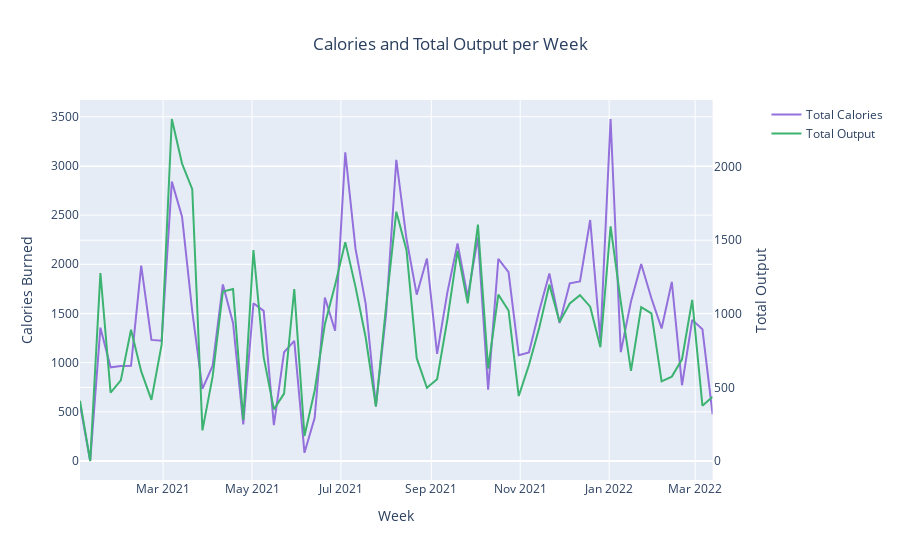

Notebook cell for this chart:
### Markdown cell above
## Step 3: Create our plot

Now that we have our data grouped as we'd like to see it, lets plot it using plotly. Since Dash is built on top of plotly, we will be able to use this figure in our web app later.

### Code cell
def create_timeseries_figure(df: pd.DataFrame, frequency = "W") -> go.Figure:
    """
    Creates a timeseries figure with two subplots. The first subplot graphs 
    the Total Output for the week. The second subplot graphs the Calories Burned 
    for the week.

    Parameters
    ----------
        df : pd.DataFrame The dataframe to be plotted.
        frequency : str The frequency of the group. Default is weekly.
    
    Returns
    -------
        go.Figure: The figure to be plotted.
    """
    switcher = {
        'D': 'Day',
        'W': 'Week',
        'M': 'Month'
    }
    freq = switcher.get(frequency, 'Week')
    line = make_subplots(specs=[[{"secondary_y": True}]])
    line.add_trace(go.Scatter(x=df['Workout Timestamp'], y=df['Calories Burned'],
                                marker=dict(size=10, color='MediumPurple'),
                                name='Total Calories'
                            ),
                            secondary_y=False
    )
    line.add_trace(go.Scatter(x=df['Workout Timestamp'], y=df['Total Output'],
                                marker=dict(size=10, color='MediumSeaGreen'),
                                name='Total Output'
                            ),
                    secondary_y=True
    )

    line.update_layout(
        title=f"Calories and Total Output per {freq}",
        title_x=0.5,
        yaxis_title="Calories Burned",
    )

    line.update_yaxes(title_text="Total Output", secondary_y=True)
    line.update_yaxes(title_text="Calories Burned", secondary_y=False)
    line.update_xaxes(title=f"{freq}")
    return line
create_timeseries_figure(group_data_by_timestamp())

### Figure 1 — Plotly figure (JSON) as saved in the notebook; plotly's stock layout.template omitted (floating-point values rounded to 4 significant figures)
{"data": [{"marker": {"color": "MediumPurple", "size": 10}, "name": "Total Calories", "type": "scatter", "x": ["2021-01-03T00:00:00", "2021-01-10T00:00:00", "2021-01-17T00:00:00", "2021-01-24T00:00:00", "2021-01-31T00:00:00", "2021-02-07T00:00:00", "2021-02-14T00:00:00", "2021-02-21T00:00:00", "2021-02-28T00:00:00", "2021-03-07T00:00:00", "2021-03-14T00:00:00", "2021-03-21T00:00:00", "2021-03-28T00:00:00", "2021-04-04T00:00:00", "2021-04-11T00:00:00", "2021-04-18T00:00:00", "2021-04-25T00:00:00", "2021-05-02T00:00:00", "2021-05-09T00:00:00", "2021-05-16T00:00:00", "2021-05-23T00:00:00", "2021-05-30T00:00:00", "2021-06-06T00:00:00", "2021-06-13T00:00:00", "2021-06-20T00:00:00", "2021-06-27T00:00:00", "2021-07-04T00:00:00", "2021-07-11T00:00:00", "2021-07-18T00:00:00", "2021-07-25T00:00:00", "2021-08-01T00:00:00", "2021-08-08T00:00:00", "2021-08-15T00:00:00", "2021-08-22T00:00:00", "2021-08-29T00:00:00", "2021-09-05T00:00:00", "2021-09-12T00:00:00", "2021-09-19T00:00:00", "2021-09-26T00:00:00", "2021-10-03T00:00:00", "2021-10-10T00:00:00", "2021-10-17T00:00:00", "2021-10-24T00:00:00", "2021-10-31T00:00:00", "2021-11-07T00:00:00", "2021-11-14T00:00:00", "2021-11-21T00:00:00", "2021-11-28T00:00:00", "2021-12-05T00:00:00", "2021-12-12T00:00:00", "2021-12-19T00:00:00", "2021-12-26T00:00:00", "2022-01-02T00:00:00", "2022-01-09T00:00:00", "2022-01-16T00:00:00", "2022-01-23T00:00:00", "2022-01-30T00:00:00", "2022-02-06T00:00:00", "2022-02-13T00:00:00", "2022-02-20T00:00:00", "2022-02-27T00:00:00", "2022-03-06T00:00:00", "2022-03-13T00:00:00"], "xaxis": "x", "y": [572.8, 0, 1356.0, 952.4, 965.9, 968, 1986.0, 1231, 1223.0, 2840.0, 2484.0, 1525.0, 733, 969, 1795, 1403, 373, 1604, 1526.0, 365.4, 1106.0, 1221.0, 83, 439, 1662.0, 1325.0, 3138, 2159.0, 1597, 557.1, 1496.0, 3062.0, 2257.0, 1691, 2059.0, 1089, 1712, 2211, 1669, 2274, 725, 2055.0, 1921.0, 1075.0, 1105.0, 1525, 1907.0, 1403.0, 1807.0, 1826.0, 2450, 1227.0, 3477.0, 1106.0, 1621, 2003.0, 1655.0, 1348, 1821, 770, 1435.0, 1339.0, 474.4], "yaxis": "y"}, {"marker": {"color": "MediumSeaGreen", "size": 10}, "name": "Total Output", "type": "scatter", "x": ["2021-01-03T00:00:00", "2021-01-10T00:00:00", "2021-01-17T00:00:00", "2021-01-24T00:00:00", "2021-01-31T00:00:00", "2021-02-07T00:00:00", "2021-02-14T00:00:00", "2021-02-21T00:00:00", "2021-02-28T00:00:00", "2021-03-07T00:00:00", "2021-03-14T00:00:00", "2021-03-21T00:00:00", "2021-03-28T00:00:00", "2021-04-04T00:00:00", "2021-04-11T00:00:00", "2021-04-18T00:00:00", "2021-04-25T00:00:00", "2021-05-02T00:00:00", "2021-05-09T00:00:00", "2021-05-16T00:00:00", "2021-05-23T00:00:00", "2021-05-30T00:00:00", "2021-06-06T00:00:00", "2021-06-13T00:00:00", "2021-06-20T00:00:00", "2021-06-27T00:00:00", "2021-07-04T00:00:00", "2021-07-11T00:00:00", "2021-07-18T00:00:00", "2021-07-25T00:00:00", "2021-08-01T00:00:00", "2021-08-08T00:00:00", "2021-08-15T00:00:00", "2021-08-22T00:00:00", "2021-08-29T00:00:00", "2021-09-05T00:00:00", "2021-09-12T00:00:00", "2021-09-19T00:00:00", "2021-09-26T00:00:00", "2021-10-03T00:00:00", "2021-10-10T00:00:00", "2021-10-17T00:00:00", "2021-10-24T00:00:00", "2021-10-31T00:00:00", "2021-11-07T00:00:00", "2021-11-14T00:00:00", "2021-11-21T00:00:00", "2021-11-28T00:00:00", "2021-12-05T00:00:00", "2021-12-12T00:00:00", "2021-12-19T00:00:00", "2021-12-26T00:00:00", "2022-01-02T00:00:00", "2022-01-09T00:00:00", "2022-01-16T00:00:00", "2022-01-23T00:00:00", "2022-01-30T00:00:00", "2022-02-06T00:00:00", "2022-02-13T00:00:00", "2022-02-20T00:00:00", "2022-02-27T00:00:00", "2022-03-06T00:00:00", "2022-03-13T00:00:00"], "xaxis": "x", "y": [409.5, 0, 1277.0, 464.6, 547.9, 891.8, 608.7, 415.2, 789.8, 2323.0, 2020.0, 1846.0, 208.0, 574.8, 1151.0, 1168.0, 278.4, 1432.0, 705.9, 350.9, 458.1, 1168.0, 170.4, 479.0, 930.8, 1196.0, 1487.0, 1183.0, 838.7, 369.8, 1053.0, 1694.0, 1432.0, 698.4, 497.8, 555.4, 959.1, 1427.0, 1071.0, 1606.0, 627.5, 1130.0, 1022.0, 441.1, 651.8, 903, 1198.0, 943.8, 1070.0, 1127.0, 1048.0, 773.4, 1594.0, 1081.0, 611.8, 1045.0, 1003.0, 541.4, 573.2, 691.0, 1095.0, 375.8, 436.2], "yaxis": "y2"}], "layout": {"title": {"text": "Calories and Total Output per Week", "x": 0.5}, "xaxis": {"anchor": "y", "domain": [0, 0.94], "title": {"text": "Week"}}, "yaxis": {"anchor": "x", "domain": [0, 1], "title": {"text": "Calories Burned"}}, "yaxis2": {"anchor": "x", "overlaying": "y", "side": "right", "title": {"text": "Total Output"}}}}
